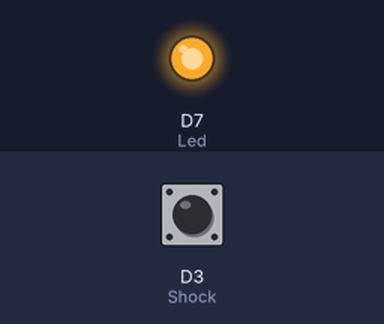
A sketch run on a simulated ESP8266 (NodeMCU). Shown: output pins drawn as LEDs (lit = HIGH). Dashed ring = blinking. Inputs (shaded band) come from the test bench; at power-on: D3 (Shock) LOW. What the sketch prints to the serial monitor is not drawn.

Above: at 1.2 s.
1.3 s: D3 (Shock) driven HIGH
At 1.6 s:
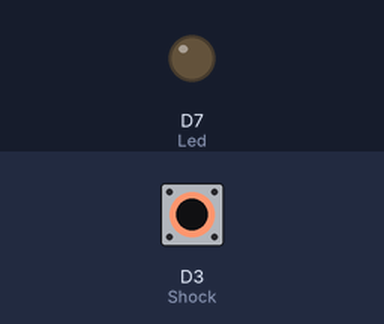
2.8 s: D3 (Shock) driven LOW
At 3.9 s:
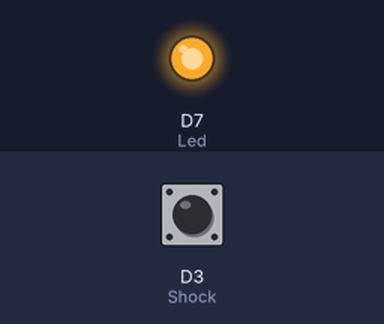
5.8 s: D3 (Shock) pulsed HIGH 2 times (0.12 s each, 0.3 s apart)
At 6.01 s:
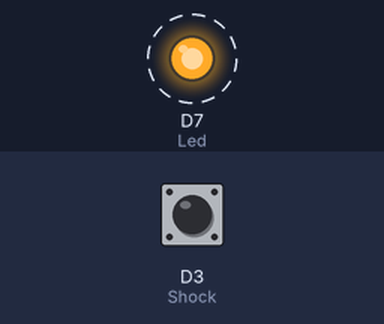
9.4 s: D3 (Shock) pulsed HIGH 5 times (0.12 s each, 0.3 s apart)
At 11.9 s:
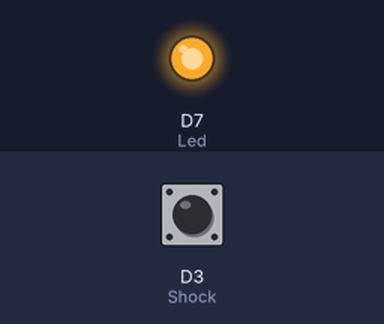
Timing chart, 0 to 13.4 s (numbered marks = the images above; inputs shaded):
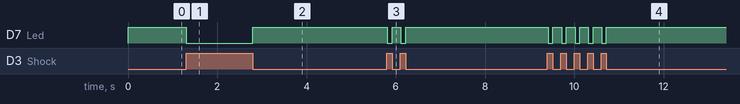

The sketch:

ky031.ino
```cpp
/*
Arduino     Knock/Shock Sensor KY-031
 GND               -
 3.3V               +5V
 D3                S
*/

int Led = D7;// LED pin
int Shock = D3;
int val;

void setup () {
 Serial.begin(9600);
 pinMode(Led, OUTPUT);
 pinMode(Shock, INPUT);
}

void loop () {
 val = digitalRead (Shock);

 if (val == HIGH) {// diante de uma batida (shock) o led se acende, e permanece acesso por 0.5s.
  digitalWrite(Led, LOW);
 }
 else {
  digitalWrite(Led, HIGH);
  Serial.println("Batida detectada"); //IMPRIME O TEXTO NA SERIAL

 }
}
```

Measured:
- after the input at 1.3 s, D7 (Led): HIGH → LOW at once
- after the input at 2.8 s, D7 (Led): LOW → HIGH at once
- after the input at 5.8 s, D7 (Led): alternates HIGH for 0.20 s and LOW for 0.11 s, 4 changes in all, then stays HIGH, starting at once
- after the input at 9.4 s, D7 (Led): alternates HIGH for 0.20 s and LOW for 0.10 s, 10 changes in all, then stays HIGH, starting at once
